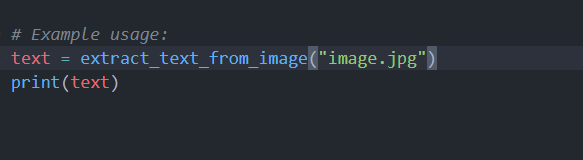
#> input picture image.png, 583 x 160 px
$ python ss.py
#> lines starting #> are read from the running program, lines starting #| are printed output that depends on the picture
from PIL import Image
import pytesseract
import re


def extract_text_from_image(image_path):
    """
    Extract text from an image file.

    Args:
        image_path (str): Path to the image file

    Returns:
        str: Extracted text from the image
    """
#> called with image_path = 'image.png'
    try:
        # Open the image file
        img = Image.open(image_path)
#> img is the input picture: PIL image 583x160 RGBA; mean R, G, B, A 38.6, 43.3, 51.2, 255

        # Convert to grayscale for better OCR
        img = img.convert('L')
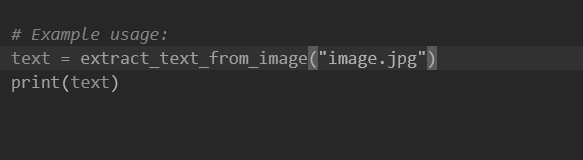
#> img: PIL image 583x160 L; min 39, max 177, mean 43.2

        # Try Arabic first
        text_ar = pytesseract.image_to_string(
            img, lang='ara', config='--psm 6')

        # Try English
        text_en = pytesseract.image_to_string(
            img, lang='eng', config='--psm 6')

        # Combine results
        combined_text = ""
        if text_ar.strip():
            combined_text += text_ar.strip() + "\n"
        if text_en.strip():
            combined_text += text_en.strip()

        # Clean the text
        # Remove empty lines
        cleaned_text = re.sub(r'\n\s*\n', '\n', combined_text)
        # Remove extra spaces
        cleaned_text = re.sub(r'\s+', ' ', cleaned_text)

        return cleaned_text.strip()

    except Exception as e:
        return f"Error processing image: {str(e)}"


# Example usage:
text = extract_text_from_image("image.png")
print(text)
